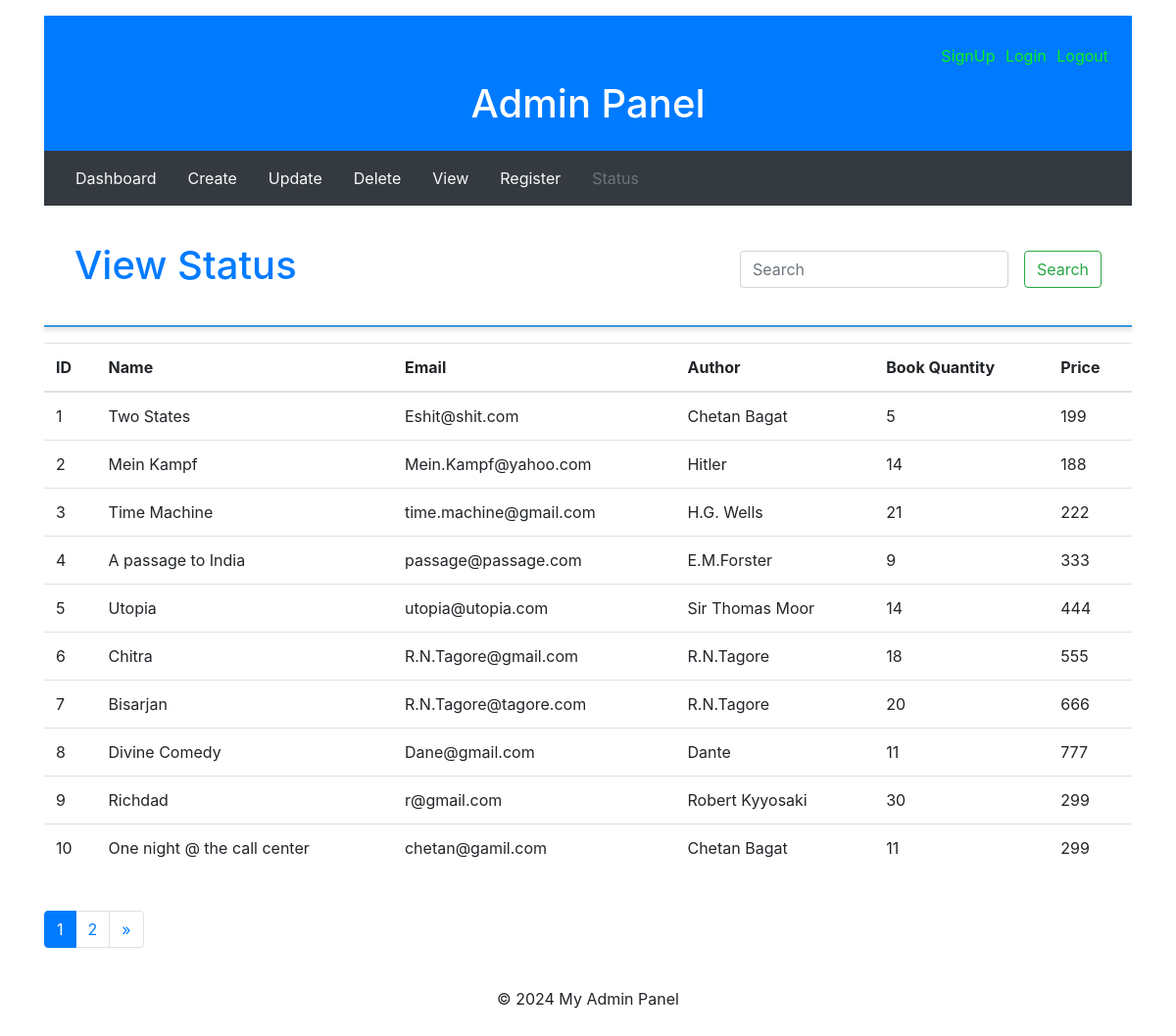
/dash_view/view/, run on the app's committed database.
### static_app/models.py (models this page shows, shortened)
class UsersModels(models.Model):
    name_db = models.CharField(max_length=100)
    email_db = models.CharField(max_length=100)
    author_db = models.CharField(max_length=100)
    quantity = models.IntegerField()
    price_db = models.IntegerField()
    img = models.ImageField(upload_to="books")

### static_app/views.py (the view)
# urls.py: path('view/', views.view,name="view"),
def view(request):
    view_key = UsersModels.objects.all() # All db items you want to paginate
    paginator = Paginator(view_key,10)  # Create a Paginator object with 4 items per page
    page_number = request.GET.get('page') # Get the current page number from the GET parameters
    try:
        page = paginator.get_page(page_number) # Get the objects for the current page
    except EmptyPage: # if there are no pages, show an empty page
        page = paginator.page(page_number.num_pages)
    return render(request,"view.html",{'view_key':view_key,'page':page}) # Pass the page object to the template

### static_app/templates/view.html (shortened to what this page needs)
{% extends 'base.html'%}
{% load static %}
{% block content %}
    <nav class="navbar bg-body-tertiary">
        <div class="container-fluid">
          <a class="navbar-brand"><h1>View Status</h1></a>
          <form class="d-flex" role="search">
            <input class="form-control me-2" type="search" placeholder="Search" aria-label="Search">
            <button class="btn btn-outline-success" type="submit">Search</button>
          </form>
        </div>
      </nav>
    <hr style="border-top: 2px solid #3498db; box-shadow: 0 2px 5px rgba(0, 0, 0, 0.3);">
    <table class="table">
        <thead>
            <tr>
                <th>ID</th>
                <th>Name</th>
                <th>Email</th>
                <th>Author</th>
                <th>Book Quantity</th>
                <th>Price</th>
            </tr>
        </thead>
        <tbody>
            {% for v in page %}
            <tr>
                <td>{{ v.id }}</td>
                <td>{{ v.name_db }}</td>
                <td>{{ v.email_db }}</td>
                <td>{{ v.author_db }}</td>
                <td>{{ v.quantity }}</td>
                <td>{{ v.price_db }}</td>
            </tr>
            {% endfor %}
        </tbody>
    </table>
    <br>
    <nav aria-label="Page navigation example">
        <ul class="pagination">
          {% for num in page.paginator.page_range %}
          <li class="page-item {% if page.number == num %} active {% endif %}">
            <a class="page-link" href="?page={{ num }}">{{ num }}</a></li>
          {% endfor %}
          {% if page.has_next %}
          <li class="page-item">
            <a class="page-link" href="?page={{page.next_page_number}}" aria-label="Next">
              <span aria-hidden="true">&raquo;</span>
            </a>
          </li>
          {% endif %}
        </ul>
      </nav>
    {% endblock %}

### static_app/static/css/style.css (style rules this page uses)
body { font-family: Arial, sans-serif; margin: auto; padding: 1em; }
form { max-width: 500px; flex-direction: row; gap: 1em; align-items: center; }
label, input { width: 100%; }
button { padding: 0.5em 1em; border: none; cursor: pointer; border-radius: 4px; }

### data on the page
UsersModels: id "1", name_db "Two States", email_db "Eshit@shit.com", author_db "Chetan Bagat", quantity "5", price_db "199"
UsersModels: id "2", name_db "Mein Kampf", email_db "Mein.Kampf@yahoo.com", author_db "Hitler", quantity "14", price_db "188"
UsersModels: id "3", name_db "Time Machine", email_db "time.machine@gmail.com", author_db "H.G. Wells", quantity "21", price_db "222"
UsersModels: id "4", name_db "A passage to India", email_db "passage@passage.com", author_db "E.M.Forster", quantity "9", price_db "333"
UsersModels: id "5", name_db "Utopia", email_db "utopia@utopia.com", author_db "Sir Thomas Moor", quantity "14", price_db "444"
UsersModels: id "6", name_db "Chitra", email_db "R.N.Tagore@gmail.com", author_db "R.N.Tagore", quantity "18", price_db "555"
UsersModels: id "7", name_db "Bisarjan", email_db "R.N.Tagore@tagore.com", author_db "R.N.Tagore", quantity "20", price_db "666"
UsersModels: id "8", name_db "Divine Comedy", email_db "Dane@gmail.com", author_db "Dante", quantity "11", price_db "777"
UsersModels: id "9", name_db "Richdad", email_db "r@gmail.com", author_db "Robert Kyyosaki", quantity "30", price_db "299"
UsersModels: id "10", name_db "One night @ the call center", email_db "chetan@gamil.com", author_db "Chetan Bagat", quantity "11", price_db "299"

### other printed values
{{ num }} "1" "2"
